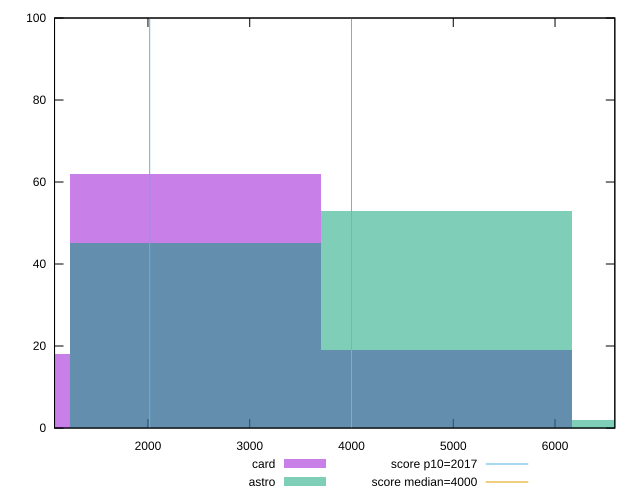

Write the gnuplot code that produced this figure.
reset

$card <<EOF
2464.8902996074735 62
4929.780599214947 19
0 18
EOF

$astro <<EOF
4929.780599214947 53
2464.8902996074735 45
7394.67089882242 2
EOF

set key outside below
set boxwidth 2464.8902996074735
set xrange [1082.0120000000006:6587.555999999995]
set yrange [0:100]
set trange [0:100]
set style fill transparent solid 0.5 noborder

set parametric
set terminal svg size 640, 500 enhanced background rgb 'white'
set output "reports/report_00027_2021-02-24T12-40-31.850Z/mainthread-work-breakdown/comparison/histogram/2_vs_3.svg"

plot $card title "card" with boxes, \
     $astro title "astro" with boxes, \
     2017,t title "score p10=2017", \
     4000,t title "score median=4000"

reset
